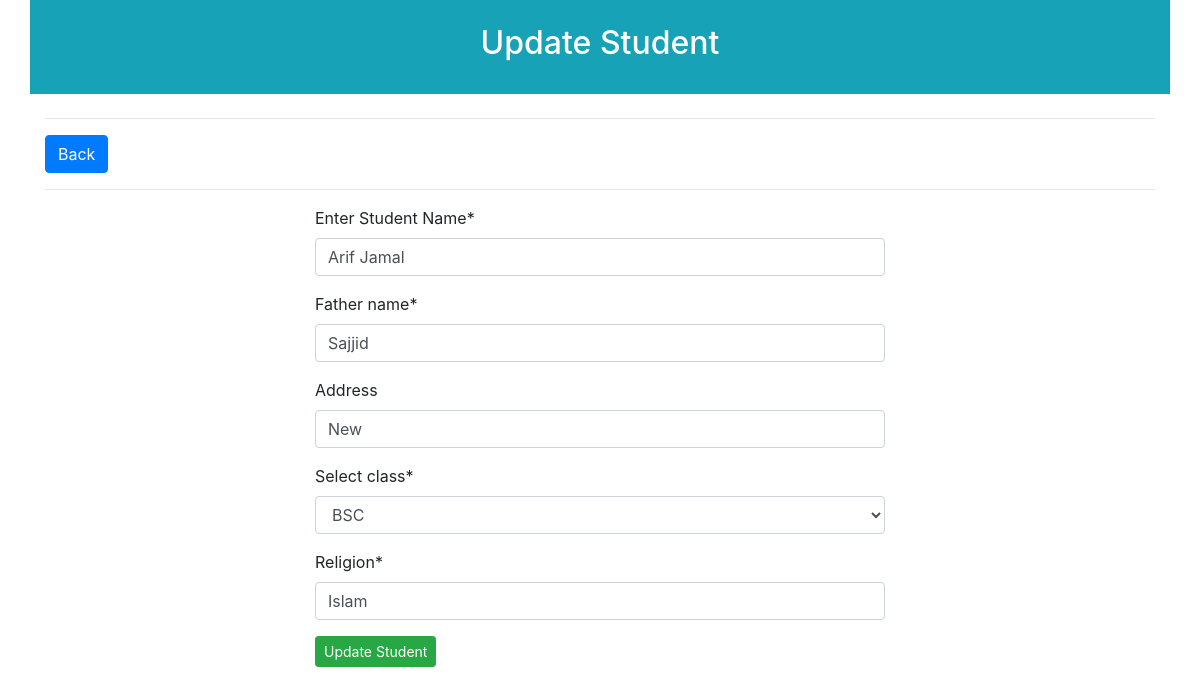
/student/student_update/21/, run on the app's committed database.
### student/models.py (models this page shows, shortened)
class Add_student(models.Model):
	student_name = models.CharField(max_length=120)
	father_name = models.CharField(max_length=120)
	address = models.CharField(max_length=120, null=True, blank=True)
	select_class = models.ForeignKey(Add_class, on_delete=models.CASCADE)
	religion = models.CharField(max_length=1200)

### student/views.py (the view, shortened to what this page needs)
# urls.py: path('student_update/<str:pk>/', views.student_update, name='student_update'),
def student_update(request, pk):
	get_student = Add_student.objects.get(id=pk)
	student_form = StudentForm(instance=get_student)
	data = {'student_form': student_form}
	return render(request, 'student_update.html', data)

### student/forms.py
class StudentForm(forms.ModelForm):
	class Meta:
		model = Add_student
		fields = '__all__'
		labels = {
			'student_name' : 'Enter Student Name',
		}
		widgets = {
            'student_name' :  forms.TextInput(attrs={'placeholder': 'Enter Student Name'}),
            'father_name' :  forms.TextInput(attrs={'placeholder': 'Enter Father Name'}),
		}

### class_app/models.py (called while the page is built)
	def __str__(self):
		return self.class_name

### templates/student_update.html (shortened to what this page needs)
{% extends 'links.html' %}
{% load crispy_forms_tags %}
{% load static %}
{% block content %}
	<div class="container p-4 bg-info text-white text-center">
		<h2>Update Student</h2>
	</div>
	<div class="container mt-4">
		<hr>
		<a href="{% url 'student_list' %}" class="btn btn-primary">Back</a>
		<hr>
	</div>
	<div class="container" style="width: 50%;">
		<form action="" method="post">
			<div class="row">
				<div class="col-sm-12">
					{{ student_form.student_name | as_crispy_field }}
				</div>
				<div class="col-sm-12">
					{{ student_form.father_name | as_crispy_field }}
				</div>
				<div class="col-sm-12">
					{{ student_form.address | as_crispy_field }}
				</div>
				<div class="col-sm-12">
					{{ student_form.select_class | as_crispy_field }}
				</div>
				<div class="col-sm-12">
					{{ student_form.religion | as_crispy_field }}
				</div>
			</div>
			<button type="submit" class="btn btn-success btn-sm">Update Student</button>
		</form>
	</div>
	<br>
	<br>
</body>
{% endblock %}

### data on the page
Add_student: student_name "Arif Jamal", father_name "Sajjid", address "New", select_class "BSC", religion "Islam"
